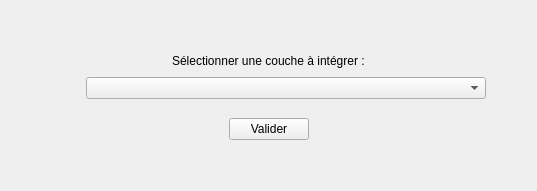
       <widget class="QWidget" name="tab_validation">
        <property name="enabled">
         <bool>true</bool>
        </property>
        <attribute name="title">
         <string>Validation ✔️</string>
        </attribute>
        <layout class="QGridLayout" name="gridLayout_3">
         <item row="0" column="0">
          <layout class="QVBoxLayout" name="verticalLayout_2">
           <item>
            <spacer name="verticalSpacer_5">
             <property name="orientation">
              <enum>Qt::Vertical</enum>
             </property>
             <property name="sizeHint" stdset="0">
              <size>
               <width>20</width>
               <height>40</height>
              </size>
             </property>
            </spacer>
           </item>
           <item>
            <layout class="QHBoxLayout" name="horizontalLayout_6">
             <item>
              <spacer name="horizontalSpacer_9">
               <property name="orientation">
                <enum>Qt::Horizontal</enum>
               </property>
               <property name="sizeHint" stdset="0">
                <size>
                 <width>40</width>
                 <height>20</height>
                </size>
               </property>
              </spacer>
             </item>
             <item>
              <widget class="QLabel" name="label_2">
               <property name="text">
                <string>Sélectionner une couche à intégrer :</string>
               </property>
              </widget>
             </item>
             <item>
              <spacer name="horizontalSpacer_10">
               <property name="orientation">
                <enum>Qt::Horizontal</enum>
               </property>
               <property name="sizeHint" stdset="0">
                <size>
                 <width>40</width>
                 <height>20</height>
                </size>
               </property>
              </spacer>
             </item>
            </layout>
           </item>
           <item>
            <layout class="QHBoxLayout" name="horizontalLayout_7">
             <item>
              <spacer name="horizontalSpacer_11">
               <property name="orientation">
                <enum>Qt::Horizontal</enum>
               </property>
               <property name="sizeType">
                <enum>QSizePolicy::Expanding</enum>
               </property>
               <property name="sizeHint" stdset="0">
                <size>
                 <width>75</width>
                 <height>20</height>
                </size>
               </property>
              </spacer>
             </item>
             <item>
              <widget class="QComboBox" name="cbxValidation">
               <property name="minimumSize">
                <size>
                 <width>400</width>
                 <height>0</height>
                </size>
               </property>
               <property name="maximumSize">
                <size>
                 <width>400</width>
                 <height>16777215</height>
                </size>
               </property>
              </widget>
             </item>
             <item>
              <spacer name="horizontalSpacer_12">
               <property name="orientation">
                <enum>Qt::Horizontal</enum>
               </property>
               <property name="sizeHint" stdset="0">
                <size>
                 <width>40</width>
                 <height>20</height>
                </size>
               </property>
              </spacer>
             </item>
            </layout>
           </item>
           <item>
            <layout class="QHBoxLayout" name="horizontalLayout_8"/>
           </item>
           <item>
            <spacer name="verticalSpacer_7">
             <property name="orientation">
              <enum>Qt::Vertical</enum>
             </property>
             <property name="sizeType">
              <enum>QSizePolicy::Fixed</enum>
             </property>
             <property name="sizeHint" stdset="0">
              <size>
               <width>20</width>
               <height>13</height>
              </size>
             </property>
            </spacer>
           </item>
           <item>
            <layout class="QHBoxLayout" name="horizontalLayout_9">
             <item>
              <spacer name="horizontalSpacer_15">
               <property name="orientation">
                <enum>Qt::Horizontal</enum>
               </property>
               <property name="sizeHint" stdset="0">
                <size>
                 <width>75</width>
                 <height>20</height>
                </size>
               </property>
              </spacer>
             </item>
             <item>
              <widget class="QPushButton" name="pbIntegrerValide">
               <property name="maximumSize">
                <size>
                 <width>200</width>
                 <height>16777215</height>
                </size>
               </property>
               <property name="focusPolicy">
                <enum>Qt::StrongFocus</enum>
               </property>
               <property name="text">
                <string>Valider</string>
               </property>
               <property name="autoDefault">
                <bool>true</bool>
               </property>
              </widget>
             </item>
             <item>
              <spacer name="horizontalSpacer_16">
               <property name="orientation">
                <enum>Qt::Horizontal</enum>
               </property>
               <property name="sizeHint" stdset="0">
                <size>
                 <width>75</width>
                 <height>20</height>
                </size>
               </property>
              </spacer>
             </item>
            </layout>
           </item>
           <item>
            <spacer name="verticalSpacer_8">
             <property name="orientation">
              <enum>Qt::Vertical</enum>
             </property>
             <property name="sizeHint" stdset="0">
              <size>
               <width>20</width>
               <height>40</height>
              </size>
             </property>
            </spacer>
           </item>
          </layout>
         </item>
        </layout>
       </widget>
